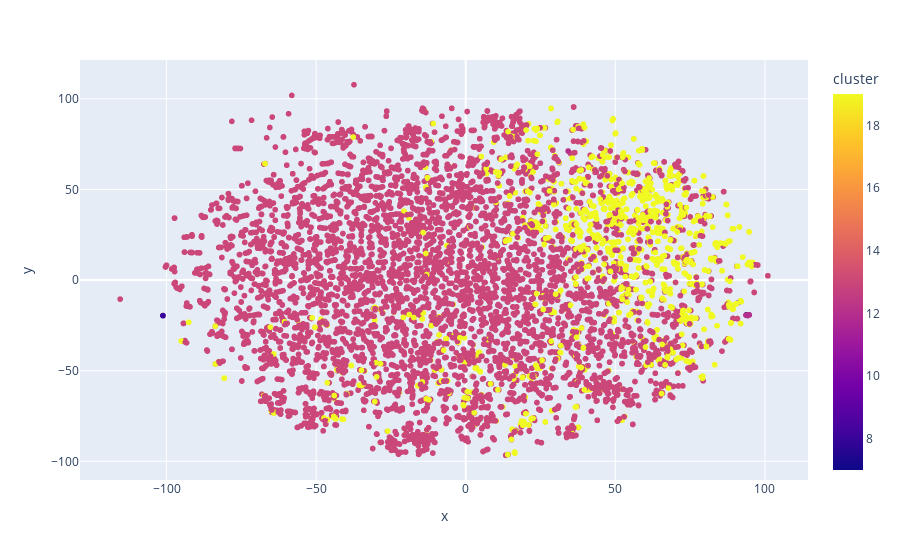

Notebook cell for this chart:
### Code cell
data['x'] = projected_embeddings[:, 0]
data['y'] = projected_embeddings[:, 1]
fig = px.scatter(data, x="x", y="y", color="cluster")
fig.show()

### Figure 1 — Plotly figure (JSON) as saved in the notebook; plotly's stock layout.template omitted (floating-point values rounded to 4 significant figures; data arrays with more than 128 entries replaced by an {"elided": "..."} marker saying what was removed)
{"data": [{"hovertemplate": "x=%{x}<br>y=%{y}<br>cluster=%{marker.color}<extra></extra>", "legendgroup": "", "marker": {"color": {"elided": "10000 int values"}, "coloraxis": "coloraxis", "symbol": "circle"}, "mode": "markers", "name": "", "showlegend": false, "type": "scattergl", "x": {"elided": "10000 float values"}, "xaxis": "x", "y": {"elided": "10000 float values"}, "yaxis": "y"}], "layout": {"coloraxis": {"colorbar": {"title": {"text": "cluster"}}, "colorscale": [[0, "#0d0887"], [0.1111, "#46039f"], [0.2222, "#7201a8"], [0.3333, "#9c179e"], [0.4444, "#bd3786"], [0.5556, "#d8576b"], [0.6667, "#ed7953"], [0.7778, "#fb9f3a"], [0.8889, "#fdca26"], [1, "#f0f921"]]}, "legend": {"tracegroupgap": 0}, "margin": {"t": 60}, "xaxis": {"anchor": "y", "domain": [0, 1], "title": {"text": "x"}}, "yaxis": {"anchor": "x", "domain": [0, 1], "title": {"text": "y"}}}}
